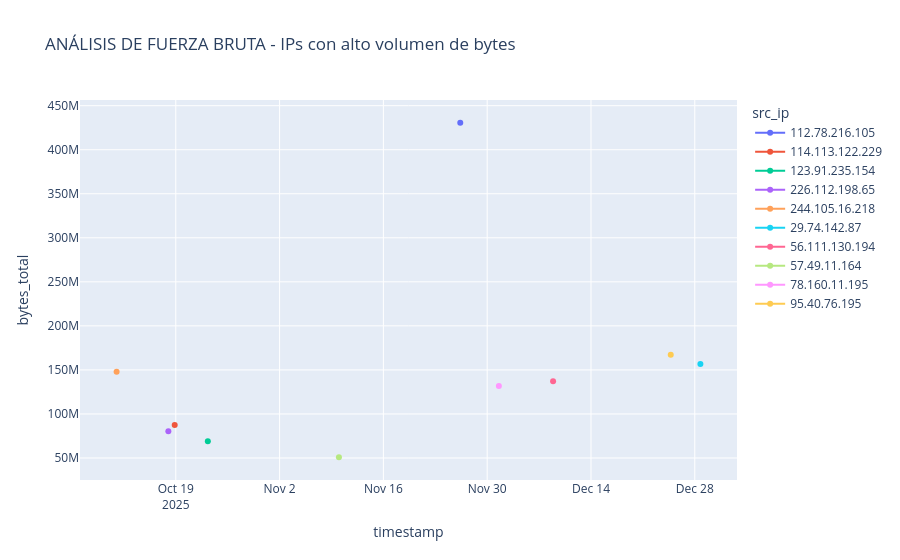

Write notebook code for a chart like this one.
### Markdown cell above
####### IPs que generan mucho tráfico en ventanas cortas de tiempo, lo cual puede indicar: ataques de fuerza bruta, escaneo de puertos

### Code cell
df['timestamp'] = pd.to_datetime(df['timestamp'])

# bytes totales
df['bytes_total'] = df['bytes_sent'] + df['bytes_received']

# agrupar cada 5 minutos
df_group = (
    df.groupby(['src_ip', pd.Grouper(key='timestamp', freq='5min')])
    ['bytes_total']
    .sum()
    .reset_index()
)

# obtener top 10 IPs
top_ips = (
    df_group.groupby('src_ip')['bytes_total']
    .sum()
    .nlargest(10)
    .index
)

df_plot = df_group[df_group['src_ip'].isin(top_ips)]

# gráfico interactivo
fig = px.line(
    df_plot,
    x='timestamp',
    y='bytes_total',
    color='src_ip',
    title='ANÁLISIS DE FUERZA BRUTA - IPs con alto volumen de bytes',
    markers=True
)

fig.show()

### Figure 1 — Plotly figure (JSON) as saved in the notebook; plotly's stock layout.template omitted (floating-point values rounded to 4 significant figures)
{"data": [{"hovertemplate": "src_ip=112.78.216.105<br>timestamp=%{x}<br>bytes_total=%{y}<extra></extra>", "legendgroup": "112.78.216.105", "line": {"color": "#636efa", "dash": "solid"}, "marker": {"symbol": "circle"}, "mode": "lines+markers", "name": "112.78.216.105", "orientation": "v", "showlegend": true, "type": "scatter", "x": ["2025-11-26T08:50:00.000000"], "xaxis": "x", "y": [430653364], "yaxis": "y"}, {"hovertemplate": "src_ip=114.113.122.229<br>timestamp=%{x}<br>bytes_total=%{y}<extra></extra>", "legendgroup": "114.113.122.229", "line": {"color": "#EF553B", "dash": "solid"}, "marker": {"symbol": "circle"}, "mode": "lines+markers", "name": "114.113.122.229", "orientation": "v", "showlegend": true, "type": "scatter", "x": ["2025-10-18T20:30:00.000000"], "xaxis": "x", "y": [87575106], "yaxis": "y"}, {"hovertemplate": "src_ip=123.91.235.154<br>timestamp=%{x}<br>bytes_total=%{y}<extra></extra>", "legendgroup": "123.91.235.154", "line": {"color": "#00cc96", "dash": "solid"}, "marker": {"symbol": "circle"}, "mode": "lines+markers", "name": "123.91.235.154", "orientation": "v", "showlegend": true, "type": "scatter", "x": ["2025-10-23T07:45:00.000000"], "xaxis": "x", "y": [68970953], "yaxis": "y"}, {"hovertemplate": "src_ip=226.112.198.65<br>timestamp=%{x}<br>bytes_total=%{y}<extra></extra>", "legendgroup": "226.112.198.65", "line": {"color": "#ab63fa", "dash": "solid"}, "marker": {"symbol": "circle"}, "mode": "lines+markers", "name": "226.112.198.65", "orientation": "v", "showlegend": true, "type": "scatter", "x": ["2025-10-17T23:55:00.000000"], "xaxis": "x", "y": [80353778], "yaxis": "y"}, {"hovertemplate": "src_ip=244.105.16.218<br>timestamp=%{x}<br>bytes_total=%{y}<extra></extra>", "legendgroup": "244.105.16.218", "line": {"color": "#FFA15A", "dash": "solid"}, "marker": {"symbol": "circle"}, "mode": "lines+markers", "name": "244.105.16.218", "orientation": "v", "showlegend": true, "type": "scatter", "x": ["2025-10-11T00:25:00.000000"], "xaxis": "x", "y": [147925288], "yaxis": "y"}, {"hovertemplate": "src_ip=29.74.142.87<br>timestamp=%{x}<br>bytes_total=%{y}<extra></extra>", "legendgroup": "29.74.142.87", "line": {"color": "#19d3f3", "dash": "solid"}, "marker": {"symbol": "circle"}, "mode": "lines+markers", "name": "29.74.142.87", "orientation": "v", "showlegend": true, "type": "scatter", "x": ["2025-12-28T18:10:00.000000"], "xaxis": "x", "y": [156719177], "yaxis": "y"}, {"hovertemplate": "src_ip=56.111.130.194<br>timestamp=%{x}<br>bytes_total=%{y}<extra></extra>", "legendgroup": "56.111.130.194", "line": {"color": "#FF6692", "dash": "solid"}, "marker": {"symbol": "circle"}, "mode": "lines+markers", "name": "56.111.130.194", "orientation": "v", "showlegend": true, "type": "scatter", "x": ["2025-12-08T21:20:00.000000"], "xaxis": "x", "y": [137156151], "yaxis": "y"}, {"hovertemplate": "src_ip=57.49.11.164<br>timestamp=%{x}<br>bytes_total=%{y}<extra></extra>", "legendgroup": "57.49.11.164", "line": {"color": "#B6E880", "dash": "solid"}, "marker": {"symbol": "circle"}, "mode": "lines+markers", "name": "57.49.11.164", "orientation": "v", "showlegend": true, "type": "scatter", "x": ["2025-11-10T00:05:00.000000"], "xaxis": "x", "y": [50818258], "yaxis": "y"}, {"hovertemplate": "src_ip=78.160.11.195<br>timestamp=%{x}<br>bytes_total=%{y}<extra></extra>", "legendgroup": "78.160.11.195", "line": {"color": "#FF97FF", "dash": "solid"}, "marker": {"symbol": "circle"}, "mode": "lines+markers", "name": "78.160.11.195", "orientation": "v", "showlegend": true, "type": "scatter", "x": ["2025-12-01T13:50:00.000000"], "xaxis": "x", "y": [131854111], "yaxis": "y"}, {"hovertemplate": "src_ip=95.40.76.195<br>timestamp=%{x}<br>bytes_total=%{y}<extra></extra>", "legendgroup": "95.40.76.195", "line": {"color": "#FECB52", "dash": "solid"}, "marker": {"symbol": "circle"}, "mode": "lines+markers", "name": "95.40.76.195", "orientation": "v", "showlegend": true, "type": "scatter", "x": ["2025-12-24T18:10:00.000000"], "xaxis": "x", "y": [167098499], "yaxis": "y"}], "layout": {"legend": {"title": {"text": "src_ip"}, "tracegroupgap": 0}, "title": {"text": "ANÁLISIS DE FUERZA BRUTA - IPs con alto volumen de bytes"}, "xaxis": {"anchor": "y", "domain": [0, 1], "title": {"text": "timestamp"}}, "yaxis": {"anchor": "x", "domain": [0, 1], "title": {"text": "bytes_total"}}}}
